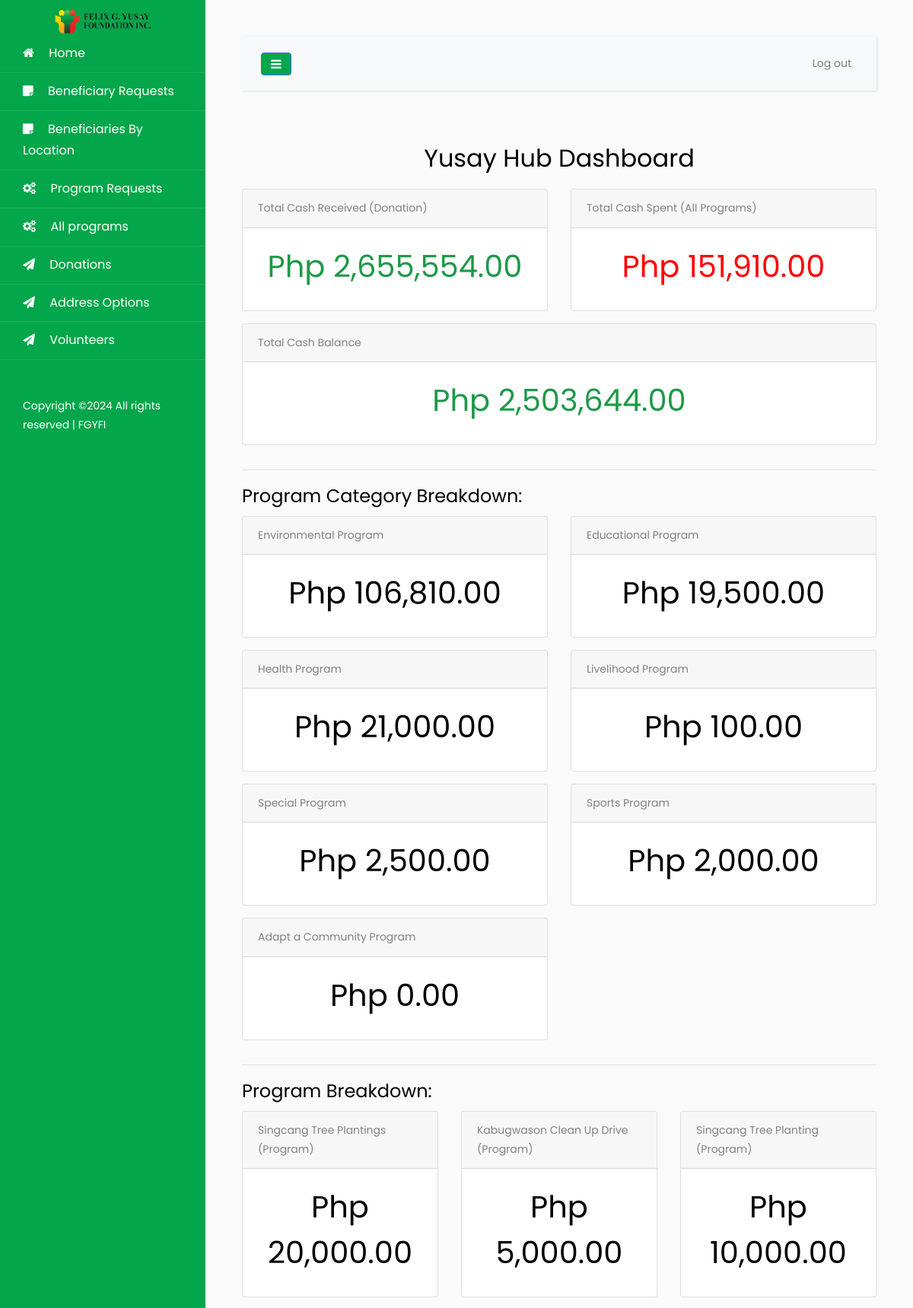
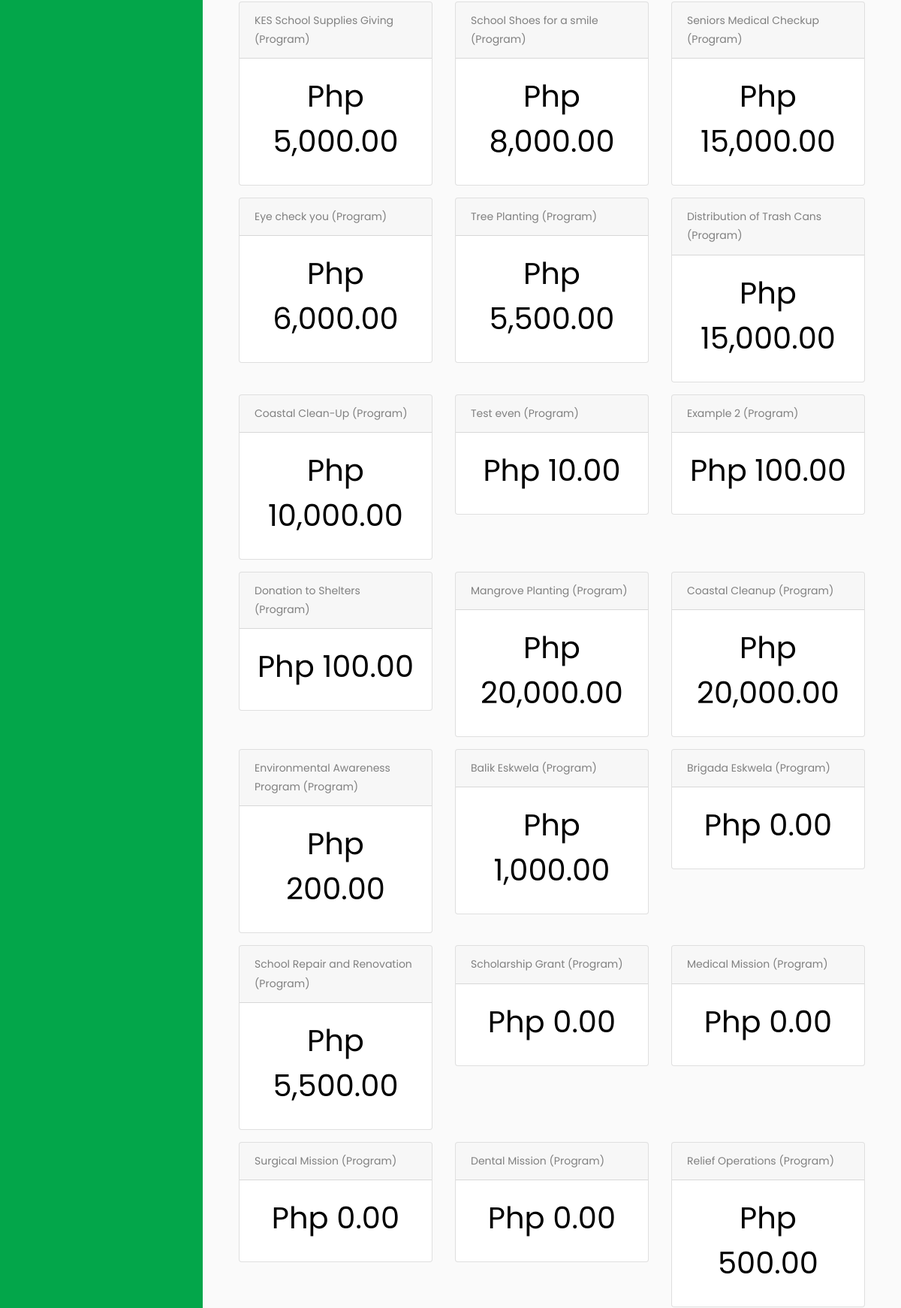
The app's page /pages/index0.php (signed in, upper part) with its own data (2 pictures, top to bottom).
### tables this page shows
CREATE TABLE `category` (
  `Id` int(11) NOT NULL AUTO_INCREMENT,
  `name` varchar(255) DEFAULT NULL,
  `isDeleted` int(11) DEFAULT '0',
  `description` text,
  `date` date DEFAULT NULL,
  PRIMARY KEY (`Id`)
);

CREATE TABLE `program` (
  `Id` int(11) NOT NULL AUTO_INCREMENT,
  `title` varchar(255) DEFAULT NULL,
  `date` date DEFAULT NULL,
  `time` time DEFAULT NULL,
  `description` text,
  `categoryId` int(11) DEFAULT NULL,
  `address` text,
  `notes` text,
  `maxVolunteer` int(255) DEFAULT NULL,
  `amountSpent` double DEFAULT NULL,
  `status` varchar(255) DEFAULT 'Pending',
  `image` varchar(150) NOT NULL,
  PRIMARY KEY (`Id`)
);

### config/Models.php (called while the page is built, shortened)
<?php
include "CRUD.php";
include "functions.php";
function category() {
	$crud = new CRUD;
	$crud->table = "category";
	return $crud;
}
function program() {
	$crud = new CRUD;
	$crud->table = "program";
	return $crud;
}
function donation() {
	$crud = new CRUD;
	$crud->table = "donation";
	return $crud;
}
?>

### config/CRUD.php (called while the page is built)
<?php class CRUD{var $table;var $obj=array();function arrayToQuery($query){$query_array=array();foreach($query as $key=>$key_value){if($key_value=="NOW()"){$query_array[]="$key=$key_value";}else{$query_array[]="$key='".htmlspecialchars($key_value,ENT_QUOTES)."'";}}return implode(', ',$query_array);}function list($query=""){$query=$query?"where ".$query:"";$db=Database::connect();$pdo=$db->prepare("select * from $this->table $query");$pdo->execute();$result=$pdo->fetchAll(PDO::FETCH_OBJ);Database::disconnect();return $result;}function count($query=""){$query=$query?"where ".$query:"";$db=Database::connect();$pdo=$db->prepare("select * from $this->table $query");$pdo->execute();Database::disconnect();return $pdo->rowCount();}function get($args){$db=Database::connect();$pdo=$db->prepare("select * from $this->table where $args");$pdo->execute();$result=$pdo->fetch(PDO::FETCH_OBJ);Database::disconnect();return $result;}function create(){$object=$this->arrayToQuery($this->obj);$db=Database::connect();$pdo=$db->prepare("insert into $this->table set $object");$pdo->execute();Database::disconnect();}function update($args){$object=$this->arrayToQuery($this->obj);$db=Database::connect();$pdo=$db->prepare("update $this->table set $object where $args");$pdo->execute();Database::disconnect();}function delete($args){$db=Database::connect();$pdo=$db->prepare("delete from $this->table where $args");$pdo->execute();Database::disconnect();}} ?>

### config/functions.php (called while the page is built, shortened)
<?php
function format_money($value){
	return number_format($value, 2, '.', ',');
}
?>

### pages/index0.php (the view, shortened to what this page needs)
<?php
  $ROOT_DIR="../";
  include $ROOT_DIR . "templates/header.php";
  $donation_list = donation()->list();
  $totalCashRecieved = 0;
  foreach ($donation_list as $row) {
    $totalCashRecieved += $row->amount;
  }
  $program_list = program()->list();
  $totalCashSpent = 0;
  foreach ($program_list as $row) {
    $totalCashSpent += $row->amountSpent;
  }
  $totalCashBalance = $totalCashRecieved-$totalCashSpent;
  $category_list = category()->list();
  function total_spent_per_category($categoryId){
    $program_list = program()->list("categoryId=$categoryId");
    $totalCashSpent = 0;
    foreach ($program_list as $row) {
      $totalCashSpent += $row->amountSpent;
    }
    return $totalCashSpent;
  }
?>
<br>
<center>
<h2>Yusay Hub Dashboard</h2>
</center>
<div class="row mt-3">
  <div class="col-6 mb-3">
    <div class="card">
      <div class="card-header">
        Total Cash Received (Donation)
      </div>
      <div class="card-body text-center">
        <h1 class="positive-number">Php <?=format_money($totalCashRecieved);?></h1>
      </div>
    </div>
  </div>
    <div class="col-6 mb-3">
      <div class="card">
        <div class="card-header">
          Total Cash Spent (All Programs)
        </div>
        <div class="card-body text-center">
          <h1 class="negative-number">Php <?=format_money($totalCashSpent);?></h1>
        </div>
      </div>
    </div>
    <div class="col-12 mb-3">
      <div class="card">
        <div class="card-header">
          Total Cash Balance
        </div>
        <div class="card-body text-center">
          <?php if ($totalCashBalance>0): ?>
            <h1 class="positive-number">Php <?=format_money($totalCashBalance);?></h1>
            <?php else: ?>
            <h1 class="negative-number">Php <?=format_money($totalCashBalance);?></h1>
          <?php endif; ?>
        </div>
      </div>
    </div>
  </div>
  <hr>
  <h4>Program Category Breakdown:</h4>
  <div class="row">
  <?php foreach ($category_list as $row): ?>
      <div class="col-6 mb-3">
        <div class="card">
          <div class="card-header">
            <?=$row->name;?>
          </div>
          <div class="card-body text-center">
            <h1>Php <?=format_money(total_spent_per_category($row->Id));?></h1>
          </div>
        </div>
      </div>
  <?php endforeach; ?>
</div>
  <hr>
  <h4>Program Breakdown:</h4>
  <div class="row">
  <?php foreach ($program_list as $row): ?>
      <div class="col-4 mb-3">
        <div class="card">
          <div class="card-header">
            <?=$row->title;?> (Program)
          </div>
          <div class="card-body text-center">
            <h1>Php <?=format_money($row->amountSpent);?></h1>
          </div>
        </div>
      </div>
  <?php endforeach; ?>
</div>
<?php include $ROOT_DIR . "templates/footer.php"; ?>

### pages/index0.php (style rules this page uses)
.positive-number { color: #1d9948; }
.negative-number { color: red; }

### records on screen
category: name "Environmental Program", Id "106,810.00"
category: name "Educational Program", Id "19,500.00"
category: name "Health Program", Id "21,000.00"
category: name "Livelihood Program", Id.amountSpent "100.00"
category: name "Special Program", Id "2,500.00"
category: name "Sports Program", Id "2,000.00"
category: name "Adapt a Community Program", Id "0.00"
program: title "Singcang Tree Plantings", amountSpent "20,000.00"
program: title "Kabugwason Clean Up Drive", amountSpent "5,000.00"
program: title "Singcang Tree Planting", amountSpent "10,000.00"
program: title "KES School Supplies Giving", amountSpent "5,000.00"
program: title "School Shoes for a smile", amountSpent "8,000.00"
program: title "Seniors Medical Checkup", amountSpent "15,000.00"
program: title "Eye check you", amountSpent "6,000.00"
program: title "Tree Planting", amountSpent "5,500.00"
program: title "Distribution of Trash Cans", amountSpent "15,000.00"
program: title "Coastal Clean-Up", amountSpent "10,000.00"
program: title "Test even", amountSpent "10.00"
program: title "Example 2", amountSpent "100.00"
program: title "Donation to Shelters", amountSpent "100.00"
program: title "Mangrove Planting", amountSpent "20,000.00"
program: title "Coastal Cleanup", amountSpent "20,000.00"
program: title "Environmental Awareness Program", amountSpent "200.00"
program: title "Balik Eskwela", amountSpent "1,000.00"
program: title "Brigada Eskwela", amountSpent "0.00"
program: title "School Repair and Renovation", amountSpent "5,500.00"
program: title "Scholarship Grant", amountSpent "0.00"
program: title "Medical Mission", amountSpent "0.00"
program: title "Surgical Mission", amountSpent "0.00"
program: title "Dental Mission", amountSpent "0.00"
program: title "Relief Operations", amountSpent "500.00"

### other values on screen
format_money($totalCashRecieved) "2,655,554.00"
format_money($totalCashSpent) "151,910.00"
format_money($totalCashBalance) "2,503,644.00"
